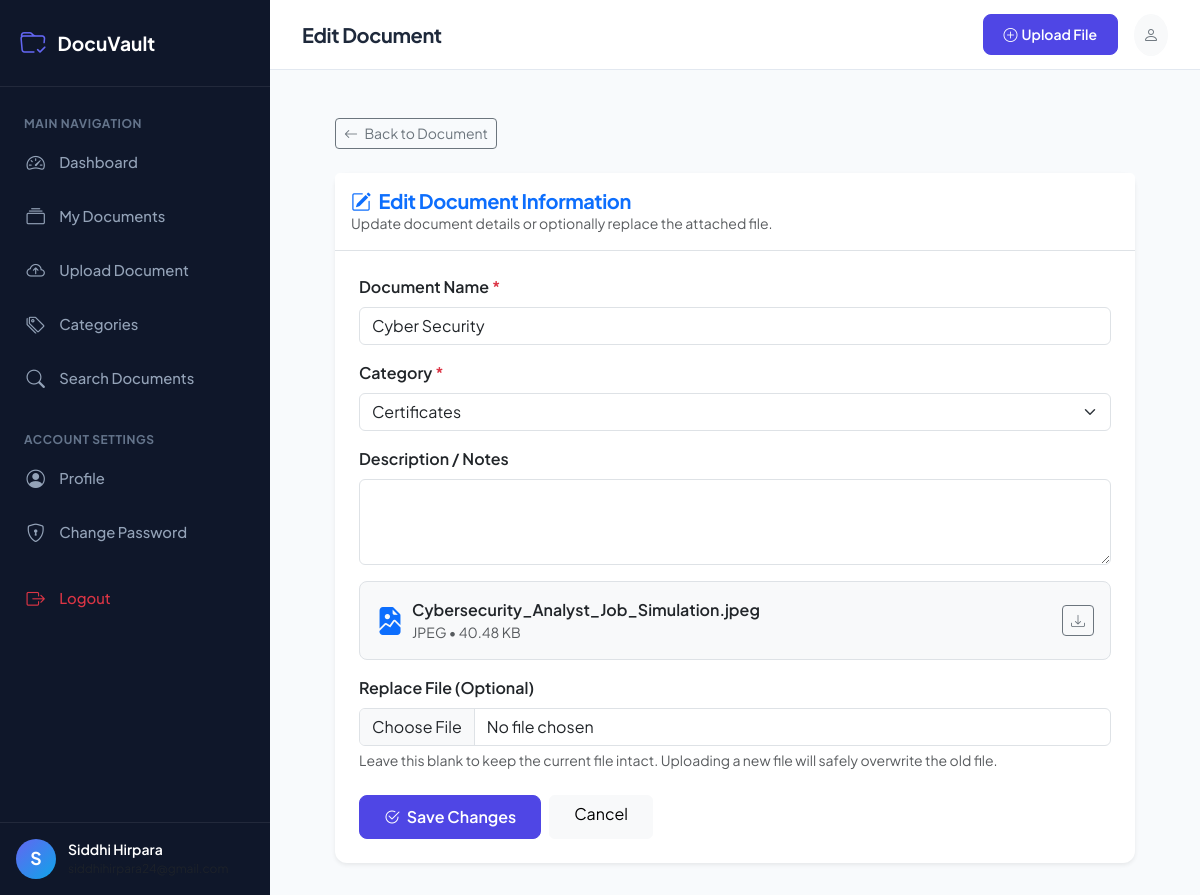
Page /document/2/edit (signed in) on the committed database.
### models/user.py (models this page shows, shortened)
class User(db.Model, UserMixin):
    __tablename__ = 'users'
    id = db.Column(db.Integer, primary_key=True)
    full_name = db.Column(db.String(100), nullable=False)
    email = db.Column(db.String(120), unique=True, nullable=False, index=True)
    phone = db.Column(db.String(20), nullable=True)
    password_hash = db.Column(db.String(255), nullable=False)
    role = db.Column(db.String(20), default='user', nullable=False)  # 'user' or 'admin'
    status = db.Column(db.String(20), default='active', nullable=False)  # 'active' or 'inactive'
    created_at = db.Column(db.DateTime, default=datetime.utcnow, nullable=False)
    updated_at = db.Column(db.DateTime, default=datetime.utcnow, onupdate=datetime.utcnow, nullable=False)
    documents = db.relationship('Document', back_populates='user', cascade='all, delete-orphan', lazy='dynamic')
    password_reset_tokens = db.relationship('PasswordResetToken', back_populates='user', cascade='all, delete-orphan', lazy='dynamic')
    @property
    def is_active(self):
        return self.status == 'active'

### models/document.py (models this page shows, shortened)
class Document(db.Model):
    __tablename__ = 'documents'
    id = db.Column(db.Integer, primary_key=True)
    user_id = db.Column(db.Integer, db.ForeignKey('users.id', ondelete='CASCADE'), nullable=False, index=True)
    category_id = db.Column(db.Integer, db.ForeignKey('categories.id', ondelete='SET NULL'), nullable=True, index=True)
    document_name = db.Column(db.String(200), nullable=False)
    description = db.Column(db.Text, nullable=True)
    original_filename = db.Column(db.String(255), nullable=False)
    stored_filename = db.Column(db.String(255), unique=True, nullable=False)
    file_path = db.Column(db.String(500), nullable=False)
    file_type = db.Column(db.String(50), nullable=False)  # PDF, JPG, PNG, DOC, DOCX, etc.
    file_size = db.Column(db.Integer, nullable=False)  # in bytes
    upload_date = db.Column(db.DateTime, default=datetime.utcnow, nullable=False)
    updated_at = db.Column(db.DateTime, default=datetime.utcnow, onupdate=datetime.utcnow, nullable=False)
    user = db.relationship('User', back_populates='documents')
    category = db.relationship('Category', back_populates='documents')
    @property
    def formatted_file_size(self):
        if not self.file_size:
            return '0 B'
        size = float(self.file_size)
        units = ['B', 'KB', 'MB', 'GB']
        for unit in units:
            if size < 1024.0:
                return f"{size:.2f} {unit}"
            size /= 1024.0
        return f"{size:.2f} TB"
    @property
    def file_icon(self):
        ext = self.file_type.lower()
        if ext == 'pdf':
            return 'bi-file-earmark-pdf-fill text-danger'
        elif ext in ['jpg', 'jpeg', 'png', 'webp']:
            return 'bi-file-earmark-image-fill text-primary'
        elif ext in ['doc', 'docx']:
            return 'bi-file-earmark-word-fill text-info'
        return 'bi-file-earmark-text-fill text-secondary'

### models/category.py (models this page shows, shortened)
class Category(db.Model):
    __tablename__ = 'categories'
    id = db.Column(db.Integer, primary_key=True)
    name = db.Column(db.String(100), unique=True, nullable=False, index=True)
    description = db.Column(db.Text, nullable=True)
    created_at = db.Column(db.DateTime, default=datetime.utcnow, nullable=False)
    documents = db.relationship('Document', back_populates='category', lazy='dynamic')

### routes/user.py (the view, shortened to what this page needs)
@user_bp.route('/document/<int:doc_id>/edit', methods=['GET', 'POST'])
@login_required
def edit_document(doc_id):
    document = Document.query.get_or_404(doc_id)
    if document.user_id != current_user.id and not current_user.is_admin:
        flash('Unauthorized access: You do not have permission to edit this document.', 'danger')
        abort(403)
    categories = Category.query.order_by(Category.name).all()
    return render_template('user/edit_document.html', document=document, categories=categories)

### templates/user/edit_document.html (shortened to what this page needs)
{% extends "user/base_user.html" %}
{% block page_heading %}Edit Document{% endblock %}
{% block content %}
<div class="container-fluid px-0" style="max-width: 800px;">
    <div class="mb-4">
        <a href="{{ url_for('user.view_document', doc_id=document.id) }}" class="btn btn-outline-secondary btn-sm">
            <i class="bi bi-arrow-left me-1"></i> Back to Document
        </a>
    </div>
    <div class="card border-0 shadow-sm">
        <div class="card-header bg-white py-3 border-bottom">
            <h5 class="fw-bold mb-0 text-primary">
                <i class="bi bi-pencil-square me-2"></i>Edit Document Information
            </h5>
            <p class="text-muted small mb-0">Update document details or optionally replace the attached file.</p>
        </div>
        <div class="card-body p-4">
            <form method="POST" action="{{ url_for('user.edit_document', doc_id=document.id) }}" enctype="multipart/form-data">
                <div class="mb-3">
                    <label for="document_name" class="form-label fw-semibold">
                        Document Name <span class="text-danger">*</span>
                    </label>
                    <input type="text" class="form-control" id="document_name" name="document_name"
                        value="{{ document.document_name }}" required>
                </div>
                <div class="mb-3">
                    <label for="category_id" class="form-label fw-semibold">
                        Category <span class="text-danger">*</span>
                    </label>
                    <select class="form-select" id="category_id" name="category_id" required>
                        {% for cat in categories %}
                        <option value="{{ cat.id }}" {% if document.category_id == cat.id %}selected{% endif %}>
                            {{ cat.name }}
                        </option>
                        {% endfor %}
                    </select>
                </div>
                <div class="mb-3">
                    <label for="description" class="form-label fw-semibold">Description / Notes</label>
                    <textarea class="form-control" id="description" name="description" rows="3">{{ document.description or '' }}</textarea>
                </div>
                <div class="p-3 bg-light rounded-3 mb-3 border">
                    <div class="d-flex align-items-center justify-content-between">
                        <div class="d-flex align-items-center gap-2">
                            <i class="bi {{ document.file_icon }} fs-3"></i>
                            <div>
                                <span class="fw-semibold">{{ document.original_filename }}</span>
                                <div class="text-muted small">{{ document.file_type }} &bull; {{ document.formatted_file_size }}</div>
                            </div>
                        </div>
                        <a href="{{ url_for('user.download_document', doc_id=document.id) }}" class="btn btn-sm btn-outline-secondary">
                            <i class="bi bi-download"></i>
                        </a>
                    </div>
                </div>
                <div class="mb-4">
                    <label for="document_file" class="form-label fw-semibold">
                        Replace File (Optional)
                    </label>
                    <input class="form-control" type="file" id="document_file" name="document_file"
                        accept=".pdf,.jpg,.jpeg,.png,.doc,.docx">
                    <div id="file_feedback" class="form-text">
                        Leave this blank to keep the current file intact. Uploading a new file will safely overwrite the old file.
                    </div>
                </div>
                <div class="d-flex gap-2">
                    <button type="submit" class="btn btn-primary px-4">
                        <i class="bi bi-check2-circle me-1"></i> Save Changes
                    </button>
                    <a href="{{ url_for('user.view_document', doc_id=document.id) }}" class="btn btn-light px-4">
                        Cancel
                    </a>
                </div>
            </form>
        </div>
    </div>
</div>
{% endblock %}

### templates/user/base_user.html (shortened to what this page needs)
{% extends "base.html" %}
{% block body %}
<div class="app-container">
    <aside class="app-sidebar">
        <div class="sidebar-header">
            <a href="{{ url_for('user.dashboard') }}" class="sidebar-brand">
                <i class="bi bi-folder-check"></i>
                <span>{{ app_name }}</span>
            </a>
        </div>
        <ul class="sidebar-menu">
            <li class="sidebar-menu-category">Main Navigation</li>
            <li class="sidebar-menu-item">
                <a href="{{ url_for('user.dashboard') }}" class="sidebar-link {% if request.endpoint == 'user.dashboard' %}active{% endif %}">
                    <i class="bi bi-speedometer2"></i>
                    <span>Dashboard</span>
                </a>
            </li>
            <li class="sidebar-menu-item">
                <a href="{{ url_for('user.documents') }}" class="sidebar-link {% if request.endpoint == 'user.documents' %}active{% endif %}">
                    <i class="bi bi-collection"></i>
                    <span>My Documents</span>
                </a>
            </li>
            <li class="sidebar-menu-item">
                <a href="{{ url_for('user.upload') }}" class="sidebar-link {% if request.endpoint == 'user.upload' %}active{% endif %}">
                    <i class="bi bi-cloud-arrow-up"></i>
                    <span>Upload Document</span>
                </a>
            </li>
            <li class="sidebar-menu-item">
                <a href="{{ url_for('user.categories') }}" class="sidebar-link {% if request.endpoint == 'user.categories' %}active{% endif %}">
                    <i class="bi bi-tags"></i>
                    <span>Categories</span>
                </a>
            </li>
            <li class="sidebar-menu-item">
                <a href="{{ url_for('user.search') }}" class="sidebar-link {% if request.endpoint == 'user.search' %}active{% endif %}">
                    <i class="bi bi-search"></i>
                    <span>Search Documents</span>
                </a>
            </li>
            <li class="sidebar-menu-category mt-3">Account Settings</li>
            <li class="sidebar-menu-item">
                <a href="{{ url_for('user.profile') }}" class="sidebar-link {% if request.endpoint == 'user.profile' %}active{% endif %}">
                    <i class="bi bi-person-circle"></i>
                    <span>Profile</span>
                </a>
            </li>
            <li class="sidebar-menu-item">
                <a href="{{ url_for('user.change_password') }}" class="sidebar-link {% if request.endpoint == 'user.change_password' %}active{% endif %}">
                    <i class="bi bi-shield-lock"></i>
                    <span>Change Password</span>
                </a>
            </li>
            <li class="sidebar-menu-item mt-3">
                <a href="{{ url_for('auth.logout') }}" class="sidebar-link text-danger">
                    <i class="bi bi-box-arrow-right"></i>
                    <span>Logout</span>
                </a>
            </li>
        </ul>
        <div class="sidebar-footer">
            <div class="user-snippet">
                <div class="user-avatar">
                    {{ current_user.full_name[:1] | upper }}
                </div>
                <div class="overflow-hidden">
                    <div class="text-white fw-semibold text-truncate small">{{ current_user.full_name }}</div>
                    <div class="text-muted text-truncate" style="font-size: 0.75rem;">{{ current_user.email }}</div>
                </div>
            </div>
        </div>
    </aside>
    <div class="app-main">
        <header class="app-topbar">
            <div class="d-flex align-items-center gap-3">
                <h5 class="mb-0 fw-bold d-none d-sm-block">{% block page_heading %}Dashboard{% endblock %}</h5>
            </div>
            <div class="d-flex align-items-center gap-3">
                <a href="{{ url_for('user.upload') }}" class="btn btn-sm btn-primary d-none d-md-inline-flex align-items-center gap-1">
                    <i class="bi bi-plus-circle"></i> Upload File
                </a>
                <div class="dropdown">
                    <button class="btn btn-light rounded-circle p-2" type="button" data-bs-toggle="dropdown" aria-expanded="false">
                        <i class="bi bi-person text-secondary"></i>
                    </button>
                </div>
            </div>
        </header>
        <div class="container-fluid px-4 pt-3">
        </div>
        <main class="app-content">
            {% block content %}{% endblock %}
        </main>
    </div>
</div>
{% endblock %}

### static/css/style.css (style rules this page uses)
:root { --primary-color: #4f46e5; --primary-hover: #4338ca; --primary-light: #eef2ff; --secondary-color: #0ea5e9; --dark-sidebar: #0f172a; --dark-sidebar-hover: #1e293b; --sidebar-text: #94a3b8; --sidebar-text-active: #ffffff; --bg-main: #f8fafc; --card-bg: #ffffff; --border-color: #e2e8f0; --text-primary: #1e293b; --text-muted: #64748b; --radius-sm: 8px; --radius-md: 12px; --radius-lg: 16px; --shadow-sm: 0 1px 3px rgba(0,0,0,0.06), 0 1px 2px rgba(0,0,0,0.04); --shadow-md: 0 4px 6px -1px rgba(0,0,0,0.08), 0 2px 4px -1px rgba(0,0,0,0.04); --shadow-lg: 0 10px 15px -3px rgba(0,0,0,0.08), 0 4px 6px -2px rgba(0,0,0,0.04); }
body { font-family: 'Plus Jakarta Sans', -apple-system, BlinkMacSystemFont, "Segoe UI", Roboto, sans-serif; background-color: var(--bg-main); color: var(--text-primary); min-height: 100vh; overflow-x: hidden; }
h1, h2, h3, h4, h5, h6 { font-weight: 700; letter-spacing: -0.02em; }
.card { background-color: var(--card-bg); border: 1px solid var(--border-color); border-radius: var(--radius-md); box-shadow: var(--shadow-sm); transition: transform 0.2s ease, box-shadow 0.2s ease; }
.btn-primary { background-color: var(--primary-color); border-color: var(--primary-color); font-weight: 600; padding: 0.55rem 1.25rem; border-radius: var(--radius-sm); transition: all 0.2s ease; }
.app-container { display: flex; min-height: 100vh; }
.app-sidebar { width: 270px; background-color: var(--dark-sidebar); color: var(--sidebar-text); flex-shrink: 0; display: flex; flex-direction: column; transition: all 0.3s cubic-bezier(0.4, 0, 0.2, 1); z-index: 1040; }
.sidebar-header { padding: 1.5rem 1.25rem; display: flex; align-items: center; justify-content: space-between; border-bottom: 1px solid rgba(255, 255, 255, 0.08); }
.sidebar-brand { display: flex; align-items: center; gap: 0.75rem; color: #ffffff; font-size: 1.2rem; font-weight: 700; text-decoration: none; }
.sidebar-brand i { font-size: 1.6rem; color: #6366f1; }
.sidebar-menu { list-style: none; padding: 1rem 0.75rem; margin: 0; flex-grow: 1; overflow-y: auto; }
.sidebar-menu-category { font-size: 0.75rem; text-transform: uppercase; letter-spacing: 0.05em; font-weight: 700; color: #64748b; padding: 0.75rem 0.75rem 0.25rem 0.75rem; }
.sidebar-menu-item { margin-bottom: 0.25rem; }
.sidebar-link { display: flex; align-items: center; gap: 0.85rem; padding: 0.7rem 0.85rem; color: var(--sidebar-text); text-decoration: none; font-weight: 500; font-size: 0.925rem; border-radius: var(--radius-sm); transition: all 0.2s ease; }
.sidebar-link i { font-size: 1.15rem; width: 1.25rem; text-align: center; }
.sidebar-footer { padding: 1rem; border-top: 1px solid rgba(255, 255, 255, 0.08); }
.user-snippet { display: flex; align-items: center; gap: 0.75rem; }
.user-avatar { width: 40px; height: 40px; border-radius: 50%; background: linear-gradient(135deg, #6366f1, #0ea5e9); color: #ffffff; font-weight: 700; display: flex; align-items: center; justify-content: center; font-size: 1.1rem; flex-shrink: 0; }
.app-main { flex-grow: 1; display: flex; flex-direction: column; min-width: 0; }
.app-topbar { height: 70px; background-color: #ffffff; border-bottom: 1px solid var(--border-color); display: flex; align-items: center; justify-content: space-between; padding: 0 2rem; position: sticky; top: 0; z-index: 1020; }
.app-content { padding: 2rem; flex-grow: 1; }

### rows in the picture
User: full_name "S", full_name "Siddhi Hirpara"
Document: document_name "Cyber Security", category_id "Certificates", original_filename "Cybersecurity_Analyst_Job_Simulation.jpeg", file_type "JPEG", formatted_file_size "40.48 KB"

### other values in the picture
{{ app_name }} "DocuVault"
